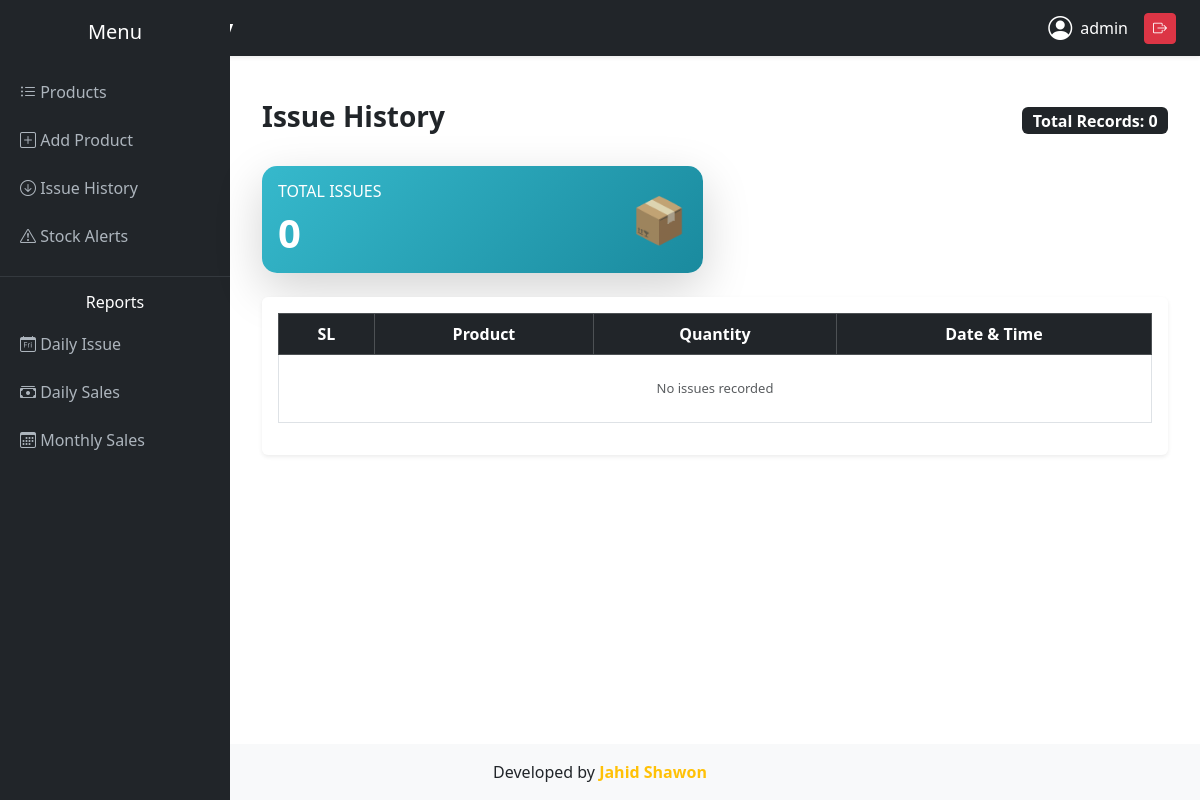
The app's page /issues/ (signed in), older data.
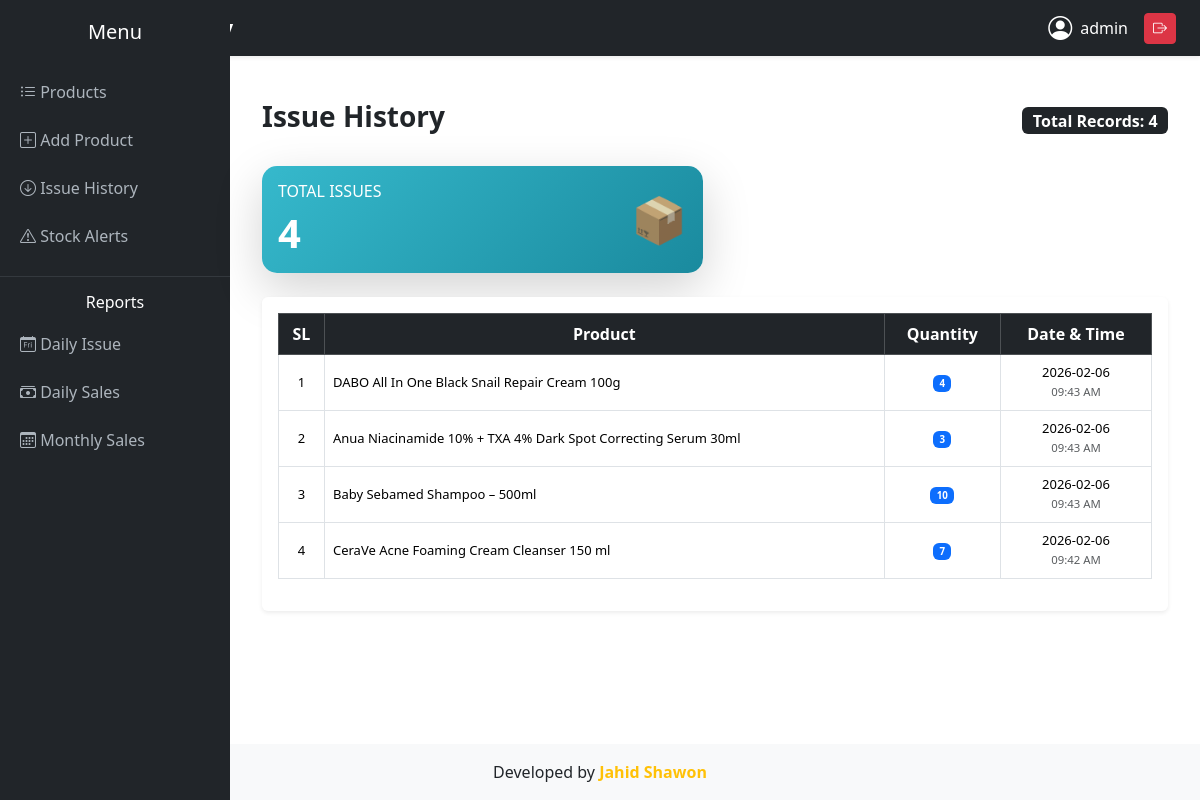
The same page, newer data.
### products/models.py (models this page shows, shortened)
class Issue(models.Model):
    product = models.ForeignKey(Product, on_delete=models.CASCADE)
    issued_quantity = models.PositiveIntegerField()
    issued_date = models.DateTimeField(auto_now_add=True)

class Product(models.Model):
    name = models.CharField(max_length=100)
    unit_price = models.DecimalField(max_digits=10, decimal_places=2)
    quantity = models.PositiveIntegerField()
    total_price = models.DecimalField(max_digits=10, decimal_places=2, editable=False)
    created_date = models.DateTimeField(auto_now_add=True)

### products/views.py (the view)
# urls.py: path('issues/', views.issue_history, name='issue_history'),
@login_required
def issue_history(request):
    issues = Issue.objects.select_related('product').order_by('-issued_date')
    return render(request, 'products/issue_history.html', {'issues': issues})

### products/templates/products/issue_history.html (shortened to what this page needs)
{% extends 'products/base.html' %}
{% block content %}
<div class="container mt-4">
    <div class="d-flex justify-content-between align-items-center mb-4">
        <h3 class="fw-bold">Issue History</h3>
        <span class="badge bg-dark fs-6">
            Total Records: {{ issues|length }}
        </span>
    </div>
    <div class="row mb-4">
        <div class="col-md-6">
            <div class="card text-white shadow-lg border-0 summary-card"
                 style="background: linear-gradient(135deg,#36b9cc,#1a8a9e); border-radius:15px;">
                <div class="card-body d-flex justify-content-between align-items-center">
                    <div>
                        <h6 class="text-uppercase fw-light">
                            Total Issues
                        </h6>
                        <h1 class="fw-bold mb-0">
                            {{ issues|length }}
                        </h1>
                    </div>
                    <div class="icon-box">
                        📦
                    </div>
                </div>
            </div>
        </div>
    </div>
    <div class="card shadow-sm border-0">
        <div class="card-body">
            <div class="table-responsive">
                <table class="table table-hover table-bordered align-middle">
                    <thead class="table-dark text-center">
                        <tr>
                            <th>SL</th>
                            <th>Product</th>
                            <th>Quantity</th>
                            <th>Date & Time</th>
                        </tr>
                    </thead>
                    <tbody>
                        {% for i in issues %}
                        <tr class="text-center">
                            <td>{{ forloop.counter }}</td>
                            <td class="text-start">
                                {{ i.product.name }}
                            </td>
                            <td>
                                <span class="badge bg-primary">
                                    {{ i.issued_quantity }}
                                </span>
                            </td>
                            <td>
                                {{ i.issued_date|date:"Y-m-d" }}
                                <br>
                                <small class="text-muted">
                                    {{ i.issued_date|time:"h:i A" }}
                                </small>
                            </td>
                        </tr>
                        {% empty %}
                        <tr>
                            <td colspan="4"
                                class="text-center text-muted py-4">
                                No issues recorded
                            </td>
                        </tr>
                        {% endfor %}
                    </tbody>
                </table>
            </div>
        </div>
    </div>
</div>
{% endblock %}

Row changes from the older to the newer data that the page shows:
added Issue: product.name "DABO All In One Black Snail Repair Cream 100g", issued_quantity "4", issued_date "2026-02-06", issued_date "09:43 AM"
added Issue: product.name "Anua Niacinamide 10% + TXA 4% Dark Spot Correcting Serum 30ml", issued_quantity "3", issued_date "2026-02-06", issued_date "09:43 AM"
added Issue: product.name "Baby Sebamed Shampoo – 500ml", issued_quantity "10", issued_date "2026-02-06", issued_date "09:43 AM"
added Issue: product.name "CeraVe Acne Foaming Cream Cleanser 150 ml", issued_quantity "7", issued_date "2026-02-06", issued_date "09:42 AM"
Text that changed along with them:
{{ issues|length }}: "0" → "4"
text no longer shown: "No issues recorded"
